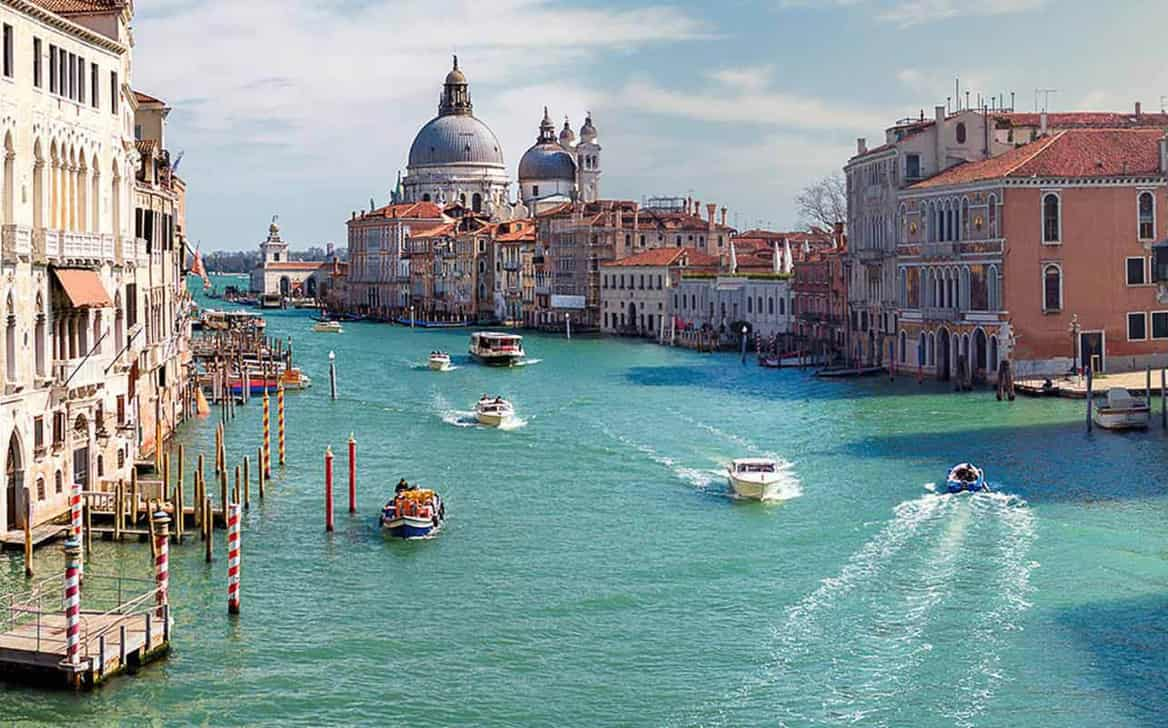
#> input picture basic_opencv/dataset/italy.jpg, 1168 x 728 px
$ python get_set_img.py
#> lines starting #> are read from the running program, lines starting #| are printed output that depends on the picture; after the words box and inside, x2 and y2 are one past the last pixel; in counts of white or black regions, pixels touching at a corner belong together
import argparse
import cv2

ap = argparse.ArgumentParser()
ap.add_argument("-i", "--image", type=str, default="dataset/italy.jpg", help="path to the input image")
args = vars(ap.parse_args())

image = cv2.imread(args["image"])
#> image is the input picture: shape (728, 1168, 3); mean B, G, R 149.7, 149.1, 132.2
(h, w) = image.shape[:2]
#> h = 728; w = 1168
cv2.imshow("Original", image)

(b, g, r) = image[50, 20]
#> b = 224; g = 242; r = 253
print("Pixel at (50, 20)", r, g, b)
#| Pixel at (50, 20) 253 242 224

image[20, 50] = (0, 0, 255)
#> image: shape (728, 1168, 3); under 0.01% of pixels changed, all inside (x1, y1, x2, y2) = (50, 20, 51, 21)
(b, g, r) = image[20, 50]
#> b = 0; g = 0; r = 255
print("Pixel at (20, 50)", r, g, b)
#| Pixel at (20, 50) 255 0 0

(cX, cY) = (w // 2, h // 2)
#> cX = 584; cY = 364

tl = image[0:cY, 0:cX]
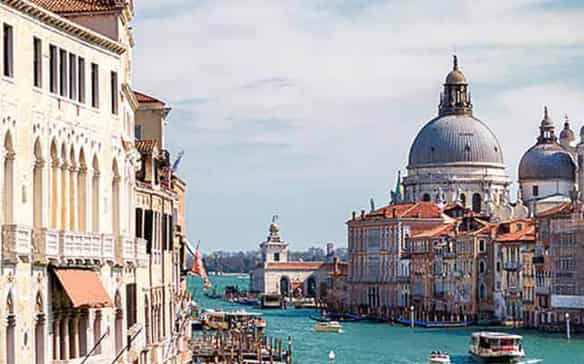
#> tl: shape (364, 584, 3); mean B, G, R 169, 167.9, 170.4
cv2.imshow("TL", tl)

tr = image[0:cY, cX:w]
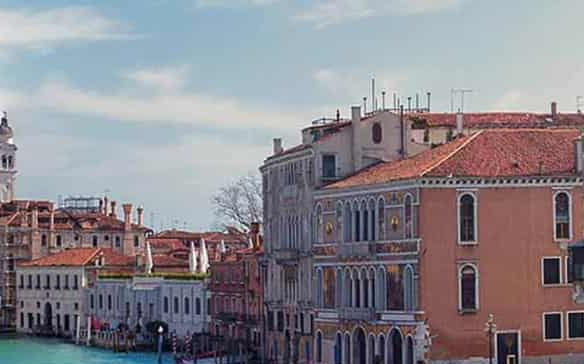
#> tr: shape (364, 584, 3); mean B, G, R 139.4, 132.9, 136.4
br = image[cY:h, cX:w]
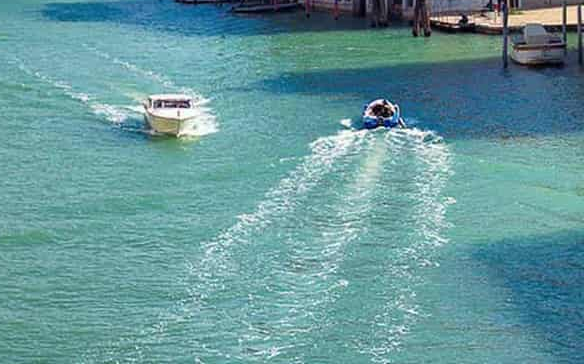
#> br: shape (364, 584, 3); mean B, G, R 155.3, 150.9, 101.4
bl = image[cY:h, 0:cX]
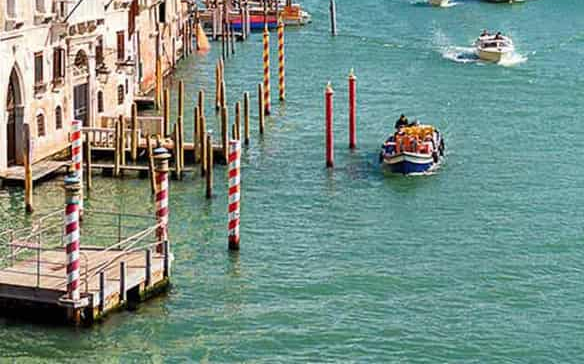
#> bl: shape (364, 584, 3); mean B, G, R 135.1, 144.7, 120.6
cv2.imshow("TR", tr)
cv2.imshow("BR", br)
cv2.imshow("BL", bl)

image[0:int(cY/2), 0:int(cX/2)] = (0, 255, 0)
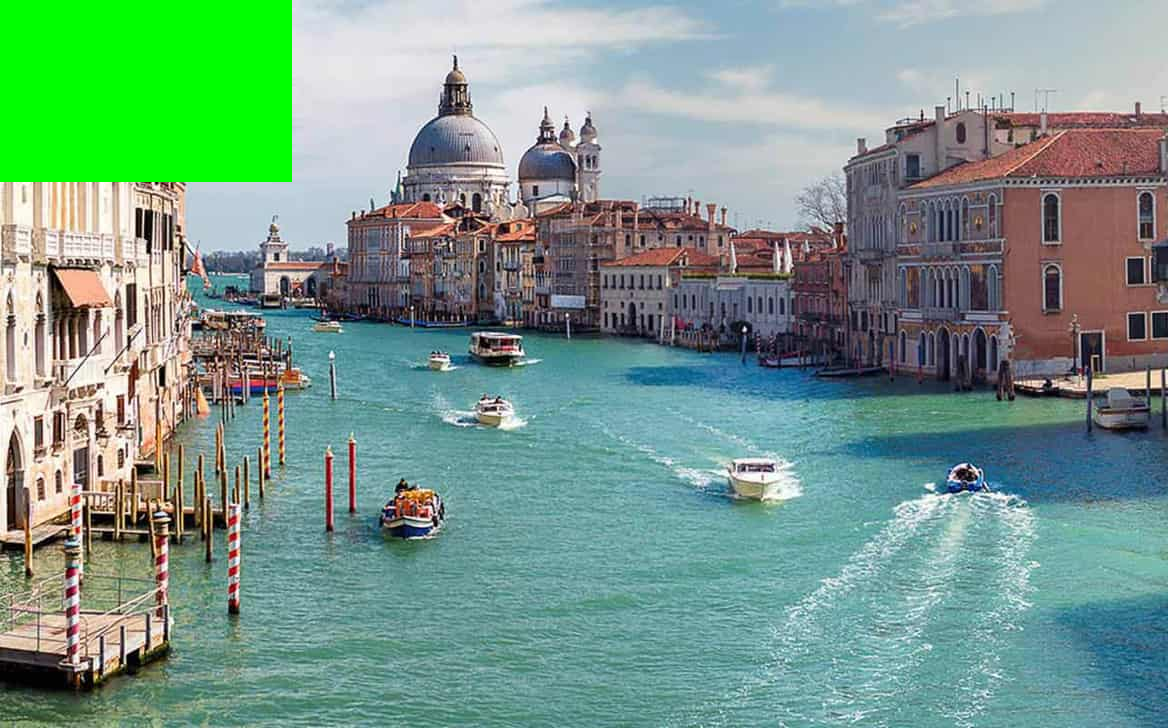
#> image: shape (728, 1168, 3); mean B, G, R 137.5, 152.7, 119.5

cv2.imshow("Updated", image)
cv2.waitKey(0)
